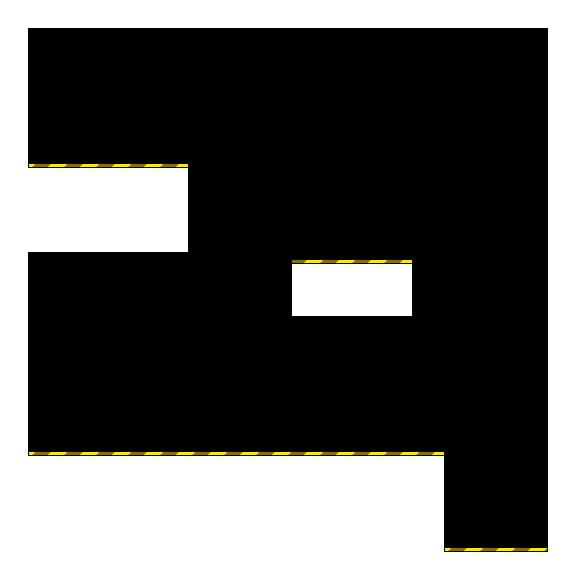

Below is a game level as drawn by its tile map, then a one-line description and the .tmx file that defines it, in full:
An orthogonal 18x18 tile map with 32x32 px tiles, 1 tile layer (main-layer) and 5 objects (2x background::Parallax, Player, collectibles::Powerup, props::BombCrate).

<map version="1.0" tiledversion="1.1.2" orientation="orthogonal" renderorder="right-down" width="18" height="18" tilewidth="32" tileheight="32" infinite="0" nextobjectid="41">
 <properties>
  <property name="tileset" value="level5" />
 </properties>
 <tileset firstgid="1" name="tilemap1" tilewidth="32" tileheight="32" tilecount="40" columns="5">
  <image source="tilemap5.png" width="160" height="160" />
  <terraintypes>
   <terrain name="terrain" tile="-1" />
  </terraintypes>
  <tile id="0" terrain=",,,0" />
  <tile id="1" terrain=",,0,0" />
  <tile id="2" terrain=",,0," />
  <tile id="3" terrain=",0,0,0" />
  <tile id="4" terrain="0,,0,0" />
  <tile id="5" terrain=",0,,0" />
  <tile id="6" terrain="0,0,0,0" />
  <tile id="7" terrain="0,,0," />
  <tile id="8" terrain="0,0,,0" />
  <tile id="9" terrain="0,0,0," />
  <tile id="10" terrain=",0,," />
  <tile id="11" terrain="0,0,," />
  <tile id="12" terrain="0,,," />
 </tileset>
 <layer name="main-layer" width="18" height="18">
  <data encoding="csv">
10,12,12,12,12,12,12,12,12,12,12,12,12,12,12,12,12,9,
8,0,0,0,0,0,0,0,0,0,0,0,0,0,0,0,0,6,
8,0,0,0,0,0,0,0,0,0,0,0,0,0,0,0,0,6,
8,0,0,0,0,0,0,0,0,0,0,0,0,0,0,0,0,6,
8,0,0,0,0,0,0,0,0,0,0,0,0,0,0,0,0,6,
5,2,2,2,2,3,0,0,0,0,0,0,0,0,0,0,0,6,
7,7,7,7,7,8,0,0,0,0,0,0,0,0,0,0,0,6,
10,12,12,12,12,13,0,0,0,0,0,0,0,0,0,0,0,6,
8,0,0,0,0,0,0,0,0,1,2,2,3,0,0,0,0,6,
8,0,0,0,0,0,0,0,0,11,12,12,13,0,0,0,0,6,
8,0,0,0,0,0,0,0,0,0,0,0,0,0,0,0,0,6,
8,0,0,0,0,0,0,0,0,0,0,0,0,0,0,0,0,6,
8,0,0,0,0,0,0,0,0,0,0,0,0,0,0,0,0,6,
8,0,0,0,0,0,0,0,0,0,0,0,0,0,0,0,0,6,
5,2,2,2,2,2,2,2,2,2,2,2,2,3,0,0,0,6,
7,7,7,7,7,7,7,7,7,7,7,7,7,8,0,0,0,6,
7,7,7,7,7,7,7,7,7,7,7,7,7,8,0,0,0,6,
7,7,7,7,7,7,7,7,7,7,7,7,7,5,2,2,2,4
</data>
 </layer>
 <objectgroup name="object-layer">
  <object id="2" name="background" type="background::Parallax" x="289" y="96">
   <properties>
    <property name="factor" type="float" value="0.5" />
    <property name="name" type="file" value="background5.png" />
   </properties>
  </object>
  <object id="36" name="player" type="Player" x="64" y="384" width="64" height="64" />
  <object id="37" name="powerup" type="collectibles::Powerup" x="72" y="104" width="48" height="48">
   <properties>
    <property name="level" type="int" value="5" />
   </properties>
  </object>
  <object id="38" name="placeholder" type="background::Parallax" x="366" y="133">
   <properties>
    <property name="factor" type="float" value="0.5" />
    <property name="name" type="file" value="placeholder.png" />
   </properties>
  </object>
  <object id="40" name="bomb-crate0" type="props::BombCrate" x="448" y="448" width="96" height="96" />
 </objectgroup>
 <objectgroup name="warp-layer" />
</map>
